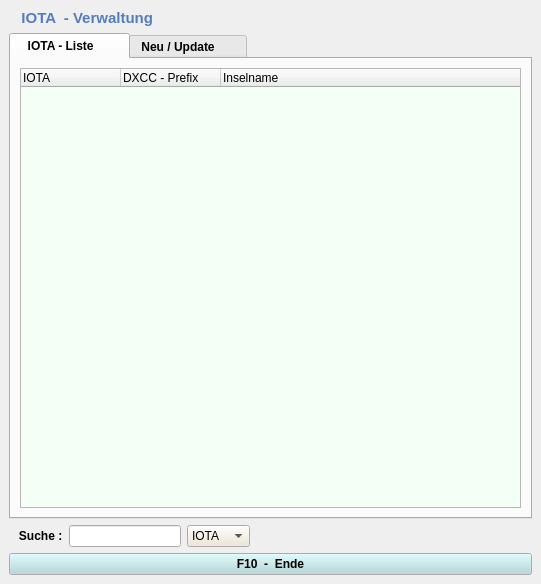
<ui version="4.0" >
 <class>iota</class>
 <widget class="QMainWindow" name="iota" >
  <property name="geometry" >
   <rect>
    <x>0</x>
    <y>0</y>
    <width>541</width>
    <height>584</height>
   </rect>
  </property>
  <property name="font" >
   <font>
    <pointsize>9</pointsize>
   </font>
  </property>
  <property name="windowTitle" >
   <string>IOTA - Verwaltung</string>
  </property>
  <widget class="QWidget" name="centralwidget" >
   <layout class="QGridLayout" >
    <item row="0" column="0" colspan="5" >
     <widget class="QLabel" name="label" >
      <property name="palette" >
       <palette>
        <active>
         <colorrole role="WindowText" >
          <brush brushstyle="SolidPattern" >
           <color alpha="255" >
            <red>84</red>
            <green>125</green>
            <blue>191</blue>
           </color>
          </brush>
         </colorrole>
        </active>
        <inactive>
         <colorrole role="WindowText" >
          <brush brushstyle="SolidPattern" >
           <color alpha="255" >
            <red>84</red>
            <green>125</green>
            <blue>191</blue>
           </color>
          </brush>
         </colorrole>
        </inactive>
        <disabled>
         <colorrole role="WindowText" >
          <brush brushstyle="SolidPattern" >
           <color alpha="255" >
            <red>119</red>
            <green>119</green>
            <blue>119</blue>
           </color>
          </brush>
         </colorrole>
        </disabled>
       </palette>
      </property>
      <property name="font" >
       <font>
        <pointsize>11</pointsize>
        <weight>75</weight>
        <bold>true</bold>
       </font>
      </property>
      <property name="text" >
       <string>   IOTA  - Verwaltung</string>
      </property>
     </widget>
    </item>
    <item row="0" column="5" >
     <widget class="QLabel" name="labelCount" >
      <property name="text" >
       <string/>
      </property>
     </widget>
    </item>
    <item row="0" column="6" >
     <widget class="QLabel" name="label_4" >
      <property name="text" >
       <string/>
      </property>
     </widget>
    </item>
    <item row="1" column="0" colspan="7" >
     <widget class="QTabWidget" name="tabWidget" >
      <property name="font" >
       <font>
        <weight>75</weight>
        <bold>true</bold>
       </font>
      </property>
      <property name="focusPolicy" >
       <enum>Qt::NoFocus</enum>
      </property>
      <property name="currentIndex" >
       <number>0</number>
      </property>
      <widget class="QWidget" name="tab" >
       <attribute name="title" >
        <string>  IOTA - Liste       </string>
       </attribute>
       <layout class="QGridLayout" >
        <item row="0" column="0" >
         <widget class="QTreeWidget" name="iotaList" >
          <property name="palette" >
           <palette>
            <active>
             <colorrole role="Base" >
              <brush brushstyle="SolidPattern" >
               <color alpha="255" >
                <red>244</red>
                <green>255</green>
                <blue>245</blue>
               </color>
              </brush>
             </colorrole>
            </active>
            <inactive>
             <colorrole role="Base" >
              <brush brushstyle="SolidPattern" >
               <color alpha="255" >
                <red>244</red>
                <green>255</green>
                <blue>245</blue>
               </color>
              </brush>
             </colorrole>
            </inactive>
            <disabled>
             <colorrole role="Base" >
              <brush brushstyle="SolidPattern" >
               <color alpha="255" >
                <red>255</red>
                <green>255</green>
                <blue>255</blue>
               </color>
              </brush>
             </colorrole>
            </disabled>
           </palette>
          </property>
          <property name="font" >
           <font>
            <weight>50</weight>
            <bold>false</bold>
           </font>
          </property>
          <property name="focusPolicy" >
           <enum>Qt::NoFocus</enum>
          </property>
          <property name="rootIsDecorated" >
           <bool>false</bool>
          </property>
          <column>
           <property name="text" >
            <string>IOTA</string>
           </property>
          </column>
          <column>
           <property name="text" >
            <string>DXCC - Prefix</string>
           </property>
          </column>
          <column>
           <property name="text" >
            <string>Inselname</string>
           </property>
          </column>
         </widget>
        </item>
       </layout>
      </widget>
      <widget class="QWidget" name="tab_1" >
       <attribute name="title" >
        <string>Neu / Update      </string>
       </attribute>
       <widget class="QLabel" name="label_3" >
        <property name="geometry" >
         <rect>
          <x>64</x>
          <y>140</y>
          <width>56</width>
          <height>21</height>
         </rect>
        </property>
        <property name="font" >
         <font>
          <weight>75</weight>
          <bold>true</bold>
         </font>
        </property>
        <property name="text" >
         <string>IOTA</string>
        </property>
        <property name="alignment" >
         <set>Qt::AlignRight|Qt::AlignTrailing|Qt::AlignVCenter</set>
        </property>
       </widget>
       <widget class="QLabel" name="label_5" >
        <property name="geometry" >
         <rect>
          <x>60</x>
          <y>188</y>
          <width>56</width>
          <height>21</height>
         </rect>
        </property>
        <property name="font" >
         <font>
          <weight>75</weight>
          <bold>true</bold>
         </font>
        </property>
        <property name="text" >
         <string>Dxcc</string>
        </property>
        <property name="alignment" >
         <set>Qt::AlignRight|Qt::AlignTrailing|Qt::AlignVCenter</set>
        </property>
       </widget>
       <widget class="QLabel" name="label_6" >
        <property name="geometry" >
         <rect>
          <x>64</x>
          <y>232</y>
          <width>56</width>
          <height>21</height>
         </rect>
        </property>
        <property name="font" >
         <font>
          <weight>75</weight>
          <bold>true</bold>
         </font>
        </property>
        <property name="text" >
         <string>Name</string>
        </property>
        <property name="alignment" >
         <set>Qt::AlignRight|Qt::AlignTrailing|Qt::AlignVCenter</set>
        </property>
       </widget>
       <widget class="QLineEdit" name="wEditIota" >
        <property name="geometry" >
         <rect>
          <x>128</x>
          <y>132</y>
          <width>101</width>
          <height>33</height>
         </rect>
        </property>
       </widget>
       <widget class="QLineEdit" name="wEditDxcc" >
        <property name="geometry" >
         <rect>
          <x>128</x>
          <y>180</y>
          <width>101</width>
          <height>33</height>
         </rect>
        </property>
        <property name="font" >
         <font>
          <weight>50</weight>
          <bold>false</bold>
         </font>
        </property>
       </widget>
       <widget class="QLineEdit" name="wEditName" >
        <property name="geometry" >
         <rect>
          <x>128</x>
          <y>224</y>
          <width>249</width>
          <height>33</height>
         </rect>
        </property>
        <property name="font" >
         <font>
          <weight>50</weight>
          <bold>false</bold>
         </font>
        </property>
       </widget>
       <widget class="QPushButton" name="ButtonNeu" >
        <property name="geometry" >
         <rect>
          <x>62</x>
          <y>284</y>
          <width>85</width>
          <height>36</height>
         </rect>
        </property>
        <property name="palette" >
         <palette>
          <active>
           <colorrole role="Button" >
            <brush brushstyle="SolidPattern" >
             <color alpha="255" >
              <red>188</red>
              <green>216</green>
              <blue>176</blue>
             </color>
            </brush>
           </colorrole>
          </active>
          <inactive>
           <colorrole role="Button" >
            <brush brushstyle="SolidPattern" >
             <color alpha="255" >
              <red>188</red>
              <green>216</green>
              <blue>176</blue>
             </color>
            </brush>
           </colorrole>
          </inactive>
          <disabled>
           <colorrole role="Button" >
            <brush brushstyle="SolidPattern" >
             <color alpha="255" >
              <red>188</red>
              <green>216</green>
              <blue>176</blue>
             </color>
            </brush>
           </colorrole>
          </disabled>
         </palette>
        </property>
        <property name="focusPolicy" >
         <enum>Qt::NoFocus</enum>
        </property>
        <property name="text" >
         <string>NEU</string>
        </property>
       </widget>
       <widget class="QPushButton" name="ButtonUpdate" >
        <property name="geometry" >
         <rect>
          <x>164</x>
          <y>284</y>
          <width>89</width>
          <height>36</height>
         </rect>
        </property>
        <property name="palette" >
         <palette>
          <active>
           <colorrole role="Button" >
            <brush brushstyle="SolidPattern" >
             <color alpha="255" >
              <red>208</red>
              <green>220</green>
              <blue>238</blue>
             </color>
            </brush>
           </colorrole>
          </active>
          <inactive>
           <colorrole role="Button" >
            <brush brushstyle="SolidPattern" >
             <color alpha="255" >
              <red>208</red>
              <green>220</green>
              <blue>238</blue>
             </color>
            </brush>
           </colorrole>
          </inactive>
          <disabled>
           <colorrole role="Button" >
            <brush brushstyle="SolidPattern" >
             <color alpha="255" >
              <red>208</red>
              <green>220</green>
              <blue>238</blue>
             </color>
            </brush>
           </colorrole>
          </disabled>
         </palette>
        </property>
        <property name="focusPolicy" >
         <enum>Qt::NoFocus</enum>
        </property>
        <property name="text" >
         <string>Update</string>
        </property>
       </widget>
       <widget class="QPushButton" name="ButtonBack" >
        <property name="geometry" >
         <rect>
          <x>276</x>
          <y>284</y>
          <width>93</width>
          <height>36</height>
         </rect>
        </property>
        <property name="palette" >
         <palette>
          <active>
           <colorrole role="Button" >
            <brush brushstyle="SolidPattern" >
             <color alpha="255" >
              <red>220</red>
              <green>220</green>
              <blue>220</blue>
             </color>
            </brush>
           </colorrole>
          </active>
          <inactive>
           <colorrole role="Button" >
            <brush brushstyle="SolidPattern" >
             <color alpha="255" >
              <red>220</red>
              <green>220</green>
              <blue>220</blue>
             </color>
            </brush>
           </colorrole>
          </inactive>
          <disabled>
           <colorrole role="Button" >
            <brush brushstyle="SolidPattern" >
             <color alpha="255" >
              <red>220</red>
              <green>220</green>
              <blue>220</blue>
             </color>
            </brush>
           </colorrole>
          </disabled>
         </palette>
        </property>
        <property name="focusPolicy" >
         <enum>Qt::NoFocus</enum>
        </property>
        <property name="text" >
         <string>Zurück</string>
        </property>
       </widget>
       <widget class="QLabel" name="label_7" >
        <property name="geometry" >
         <rect>
          <x>80</x>
          <y>64</y>
          <width>373</width>
          <height>16</height>
         </rect>
        </property>
        <property name="palette" >
         <palette>
          <active>
           <colorrole role="WindowText" >
            <brush brushstyle="SolidPattern" >
             <color alpha="255" >
              <red>84</red>
              <green>125</green>
              <blue>191</blue>
             </color>
            </brush>
           </colorrole>
          </active>
          <inactive>
           <colorrole role="WindowText" >
            <brush brushstyle="SolidPattern" >
             <color alpha="255" >
              <red>84</red>
              <green>125</green>
              <blue>191</blue>
             </color>
            </brush>
           </colorrole>
          </inactive>
          <disabled>
           <colorrole role="WindowText" >
            <brush brushstyle="SolidPattern" >
             <color alpha="255" >
              <red>119</red>
              <green>119</green>
              <blue>119</blue>
             </color>
            </brush>
           </colorrole>
          </disabled>
         </palette>
        </property>
        <property name="font" >
         <font>
          <pointsize>11</pointsize>
         </font>
        </property>
        <property name="text" >
         <string>IOTA  - Datenbestansliste verwalten</string>
        </property>
       </widget>
       <widget class="Line" name="line" >
        <property name="geometry" >
         <rect>
          <x>84</x>
          <y>96</y>
          <width>317</width>
          <height>16</height>
         </rect>
        </property>
        <property name="orientation" >
         <enum>Qt::Horizontal</enum>
        </property>
       </widget>
      </widget>
     </widget>
    </item>
    <item row="2" column="0" >
     <widget class="QLabel" name="label_2" >
      <property name="font" >
       <font>
        <weight>75</weight>
        <bold>true</bold>
       </font>
      </property>
      <property name="text" >
       <string>   Suche :</string>
      </property>
     </widget>
    </item>
    <item row="2" column="1" >
     <widget class="QLineEdit" name="wLineEdit" />
    </item>
    <item row="2" column="2" >
     <widget class="QComboBox" name="iotaBox" >
      <property name="palette" >
       <palette>
        <active>
         <colorrole role="Button" >
          <brush brushstyle="SolidPattern" >
           <color alpha="255" >
            <red>238</red>
            <green>230</green>
            <blue>210</blue>
           </color>
          </brush>
         </colorrole>
        </active>
        <inactive>
         <colorrole role="Button" >
          <brush brushstyle="SolidPattern" >
           <color alpha="255" >
            <red>238</red>
            <green>230</green>
            <blue>210</blue>
           </color>
          </brush>
         </colorrole>
        </inactive>
        <disabled>
         <colorrole role="Button" >
          <brush brushstyle="SolidPattern" >
           <color alpha="255" >
            <red>238</red>
            <green>230</green>
            <blue>210</blue>
           </color>
          </brush>
         </colorrole>
        </disabled>
       </palette>
      </property>
      <item>
       <property name="text" >
        <string>IOTA</string>
       </property>
      </item>
      <item>
       <property name="text" >
        <string>Dxcc</string>
       </property>
      </item>
      <item>
       <property name="text" >
        <string>Name</string>
       </property>
      </item>
     </widget>
    </item>
    <item row="2" column="3" >
     <spacer>
      <property name="orientation" >
       <enum>Qt::Horizontal</enum>
      </property>
      <property name="sizeHint" stdset="0" >
       <size>
        <width>40</width>
        <height>20</height>
       </size>
      </property>
     </spacer>
    </item>
    <item row="2" column="4" colspan="2" >
     <spacer>
      <property name="orientation" >
       <enum>Qt::Horizontal</enum>
      </property>
      <property name="sizeHint" stdset="0" >
       <size>
        <width>40</width>
        <height>20</height>
       </size>
      </property>
     </spacer>
    </item>
    <item row="2" column="6" >
     <spacer>
      <property name="orientation" >
       <enum>Qt::Horizontal</enum>
      </property>
      <property name="sizeHint" stdset="0" >
       <size>
        <width>40</width>
        <height>20</height>
       </size>
      </property>
     </spacer>
    </item>
    <item row="3" column="0" colspan="7" >
     <widget class="QPushButton" name="ButtonEnde" >
      <property name="palette" >
       <palette>
        <active>
         <colorrole role="Button" >
          <brush brushstyle="SolidPattern" >
           <color alpha="255" >
            <red>175</red>
            <green>215</green>
            <blue>217</blue>
           </color>
          </brush>
         </colorrole>
        </active>
        <inactive>
         <colorrole role="Button" >
          <brush brushstyle="SolidPattern" >
           <color alpha="255" >
            <red>175</red>
            <green>215</green>
            <blue>217</blue>
           </color>
          </brush>
         </colorrole>
        </inactive>
        <disabled>
         <colorrole role="Button" >
          <brush brushstyle="SolidPattern" >
           <color alpha="255" >
            <red>175</red>
            <green>215</green>
            <blue>217</blue>
           </color>
          </brush>
         </colorrole>
        </disabled>
       </palette>
      </property>
      <property name="font" >
       <font>
        <weight>75</weight>
        <bold>true</bold>
       </font>
      </property>
      <property name="focusPolicy" >
       <enum>Qt::NoFocus</enum>
      </property>
      <property name="text" >
       <string>F10  -  Ende</string>
      </property>
     </widget>
    </item>
   </layout>
  </widget>
  <widget class="QMenuBar" name="menubar" >
   <property name="geometry" >
    <rect>
     <x>0</x>
     <y>0</y>
     <width>541</width>
     <height>31</height>
    </rect>
   </property>
  </widget>
 </widget>
 <resources/>
 <connections/>
</ui>
